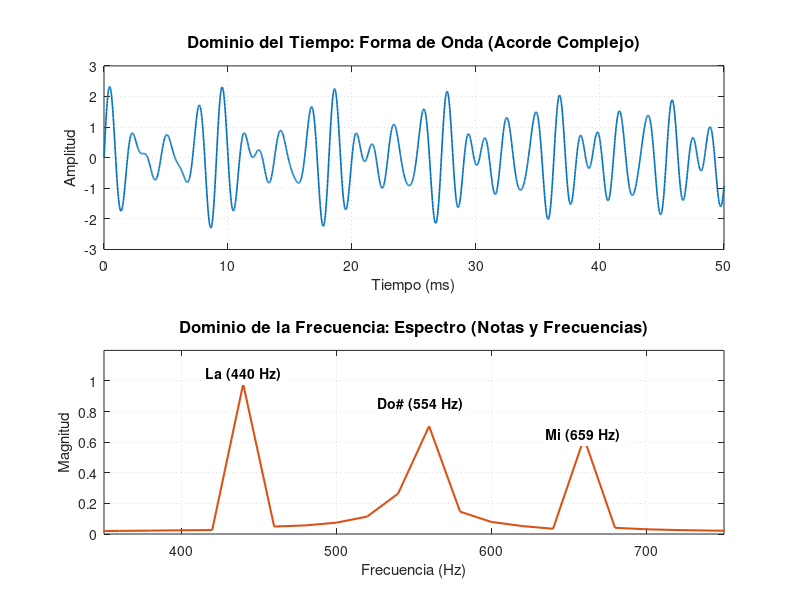

MATLAB code for this plot:
% --- 1. Parámetros de la señal para el acorde complejo ---
fs = 44100; % Frecuencia de muestreo (CD)
duration = 0.05; % Segundos 
t = 0:1/fs:duration;

% --- 2. Generación de las tres notas (La Mayor: La, Do#, Mi) ---
f1 = 440.00; % Nota La4
f2 = 554.37; % Nota Do#5
f3 = 659.25; % Nota Mi5

% Señal compuesta: suma de tres sinusoides con distintas amplitudes
x = 1.0 * sin(2*pi*f1*t) + 0.8 * sin(2*pi*f2*t) + 0.6 * sin(2*pi*f3*t);

% --- 3. Cálculo de la FFT (Solo magnitud positiva normalizada) ---
N = length(x);
X_fft = fft(x);
f_axis = (0:N/2-1)*(fs/N); % Eje de frecuencias positivas
Amplitud = (2.0/N) * abs(X_fft(1:N/2)); % Magnitud normalizada real

% --- 4. Creación de la figura ---
figure('Name', 'Tiempo vs Frecuencia', 'Color', 'w', 'Position', [100, 100, 800, 500]);

% --- Dominio del Tiempo (Oscilograma) ---
subplot(2,1,1);
plot(t * 1000, x, 'Color', [0 0.4470 0.7410], 'LineWidth', 1.2);
title('Dominio del Tiempo: Forma de Onda (Acorde Complejo)', 'FontSize', 12, 'FontWeight', 'bold');
xlabel('Tiempo (ms)', 'FontSize', 11);
ylabel('Amplitud', 'FontSize', 11);
grid on;
set(gca, 'GridLineStyle', ':', 'FontSize', 10);
xlim([0 duration * 1000]);

% --- Dominio de la Frecuencia ---
subplot(2,1,2);

plot(f_axis, Amplitud, 'Color', [0.8500 0.3250 0.0980], 'LineWidth', 1.5);
title('Dominio de la Frecuencia: Espectro (Notas y Frecuencias)', 'FontSize', 12, 'FontWeight', 'bold');
xlabel('Frecuencia (Hz)', 'FontSize', 11);
ylabel('Magnitud', 'FontSize', 11);
grid on;
set(gca, 'GridLineStyle', ':', 'FontSize', 10);

% Hacemos Zoom en la zona que nos interesa (de 350 a 750 Hz)
xlim([350 750]);
ylim([0 1.2]); % Espacio extra arriba para las etiquetas

% --- AÑADIMOS ETIQUETAS A LOS PICOS ---
% Nota La4 (440 Hz)
text(f1, 1.05, 'La (440 Hz)', 'HorizontalAlignment', 'center', 'FontSize', 10, 'FontWeight', 'bold', 'BackgroundColor', 'w');
% Nota Do#5 (554 Hz)
text(f2, 0.85, 'Do# (554 Hz)', 'HorizontalAlignment', 'center', 'FontSize', 10, 'FontWeight', 'bold', 'BackgroundColor', 'w');
% Nota Mi5 (659 Hz)
text(f3, 0.65, 'Mi (659 Hz)', 'HorizontalAlignment', 'center', 'FontSize', 10, 'FontWeight', 'bold', 'BackgroundColor', 'w');


exportgraphics(gcf, 'tiempo_frecuencia_notas_espanol.png', 'Resolution', 300);
